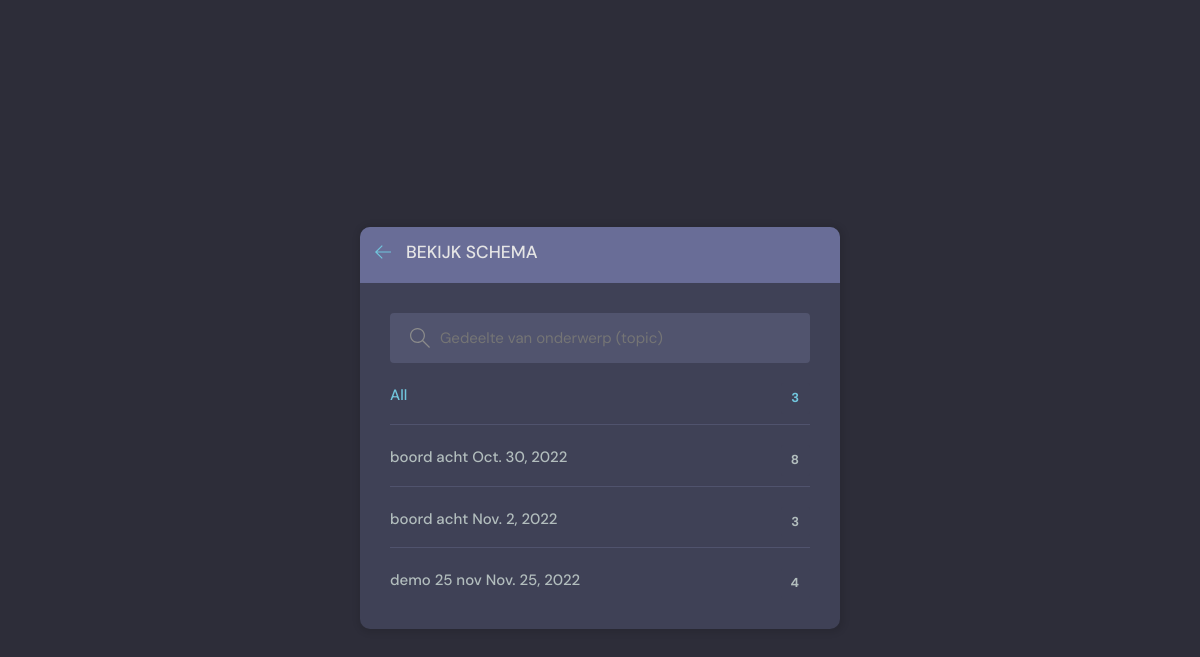
The page /flexevents/ on the database as committed earlier.
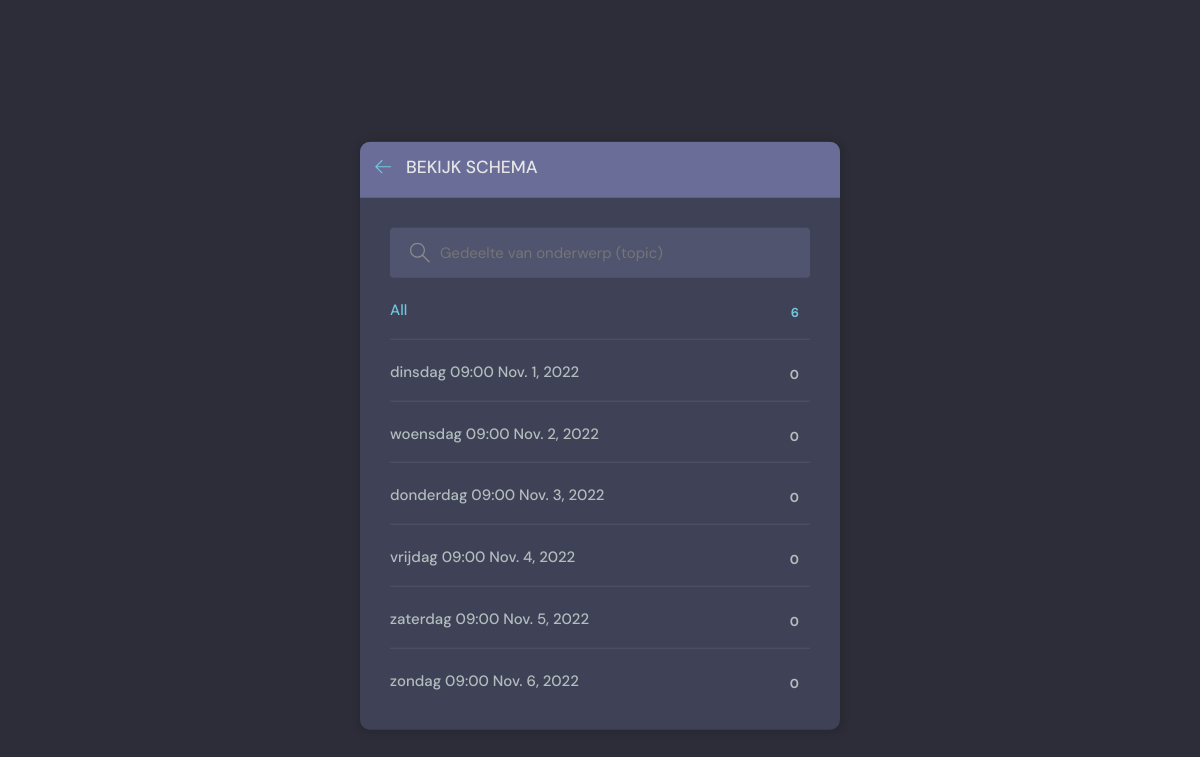
The same page on the database as committed later.
### beatrix/models.py (models this page shows, shortened)
class Flexevent(models.Model):
    host = models.ForeignKey(User, on_delete=models.SET_NULL, null=True)
    id = models.AutoField(primary_key=True)
    topic = models.ForeignKey(Topic, on_delete=models.CASCADE,null=True) ##SET_NULL, null=True)
    event_text = models.CharField(max_length=200)
    name = models.CharField(max_length=200)
    description = models.TextField(null=True, blank=True) # database field (can Empty), form field (can Empty)
    pub_date = models.CharField(max_length=35)
    datum = models.DateField(auto_now=False)
    pub_time = models.CharField(max_length=35, default='10:00')
    lid = models.ManyToManyField(User, related_name='deelnemer', blank=True)
    created = models.DateTimeField(default=datetime.now, blank=True)

### beatrix/views.py (the view)
# urls.py: path('flexevents/', erv_SchemaPage, name="aanmelden"),
def erv_SchemaPage(request):
    q = request.GET.get('q') if request.GET.get('q') != None else ''
    topics=Flexevent.objects.filter(name__contains=q)[0:6] ##.values_list('topic', flat=True)
    return render(request, 'beatrix/erv-schema.html', {'topics': topics})

### beatrix/templates/beatrix/erv-schema.html (shortened to what this page needs)
{% extends 'erv-base.html' %} {% block content %}
<main class="create-room layout">
  <div class="container">
    <div class="layout__box">
      <div class="layout__boxHeader">
        <div class="layout__boxTitle">
          <a href="{% url 'erv-home' %}">
            <svg
              version="1.1"
              xmlns="http://www.w3.org/2000/svg"
              width="32"
              height="32"
              viewBox="0 0 32 32"
            >
              <title>Terug</title>
              <path
                d="M13.723 2.286l-13.723 13.714 13.719 13.714 1.616-1.611-10.96-10.96h27.625v-2.286h-27.625l10.965-10.965-1.616-1.607z"
              ></path>
            </svg>
          </a>
          <h3>Bekijk Schema</h3>
        </div>
      </div>
      <div class="topics-page layout__body">
        <form action="" method="GET" class="header__search">
          <label>
            <input name="q" placeholder="Gedeelte van onderwerp (topic)" />
          </label>
        </form>
        <ul class="topics__list">
          <li>
            <a href="{% url 'erv-topics' %}" class="active"
              >All <span>{{topics.count}} </span></a
            >
          </li>
          {% for topic in topics %}
          <li>
            <a href="{%url 'vote' topic.id %}?q={{topic.name}}"
              >{{topic.name}} {{topic.datum}} <span>{{topic.lid.count}} </span></a
            >
          </li>
          {% endfor %}
        </ul>
      </div>
    </div>
  </div>
</main>
{% endblock content %}

Rows that differ between the two databases and show on the page:
no longer on this page (row edited): Flexevent: name "boord acht", datum "Oct. 30, 2022", lid.count "8"
no longer on this page (row edited): Flexevent: name "boord acht", datum "Nov. 2, 2022", lid.count "3"
removed Flexevent: name "demo 25 nov", datum "Nov. 25, 2022", lid.count "4"
added Flexevent: name "dinsdag 09:00", datum "Nov. 1, 2022", lid.count "0"
added Flexevent: name "woensdag 09:00", datum "Nov. 2, 2022", lid.count "0"
added Flexevent: name "donderdag 09:00", datum "Nov. 3, 2022", lid.count "0"
added Flexevent: name "vrijdag 09:00", datum "Nov. 4, 2022", lid.count "0"
added Flexevent: name "zaterdag 09:00", datum "Nov. 5, 2022", lid.count "0"
added Flexevent: name "zondag 09:00", datum "Nov. 6, 2022", lid.count "0"
Other text that changed with them:
{{ topics.count }}: "3" → "6"
